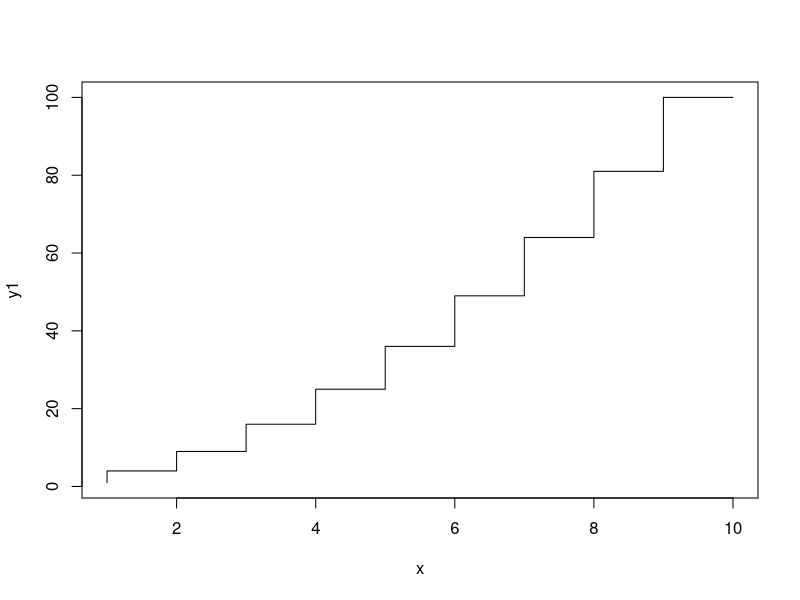
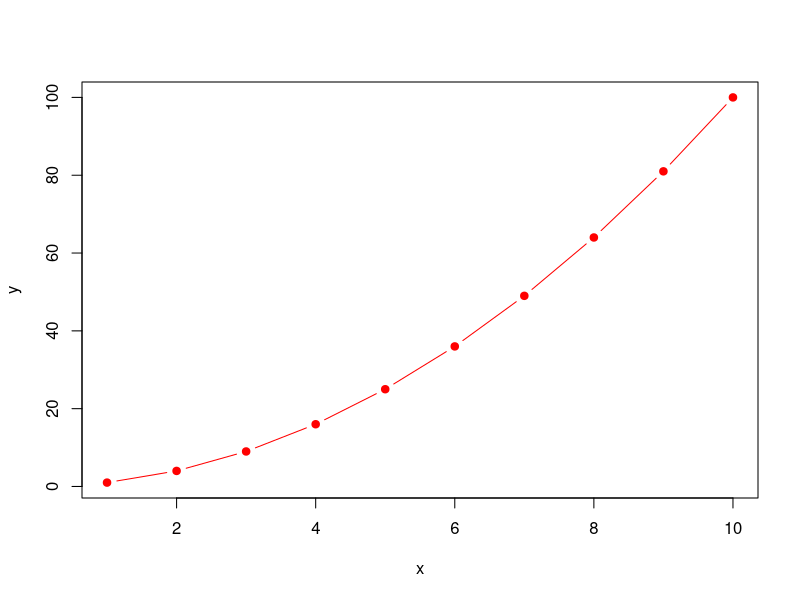
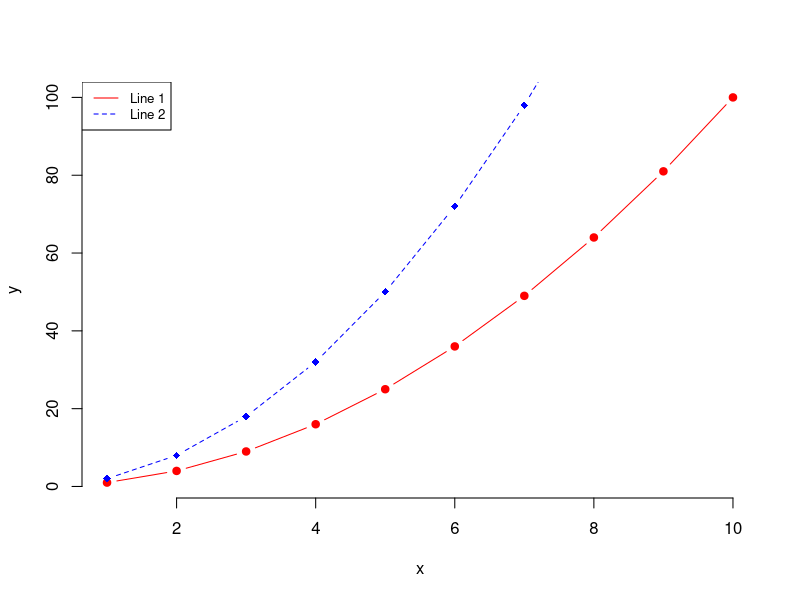

These figures' R source, in order:
x <- 1:10
y1 <- x*x
y2 <- 2*y1
plot(x, y1, type = "S")
plot(x, y1, type = "b", pch = 19, col = "red", xlab = "x", ylab = "y")
plot(x, y1, type = "b", frame = FALSE, pch = 19, col = "red", xlab = "x", ylab = "y")
lines(x, y2, pch = 18, col = "blue", type = "b", lty = 2) 
legend("topleft", legend=c("Line 1", "Line 2"), 
       col=c("red", "blue"), lty = 1:2, cex=0.8)